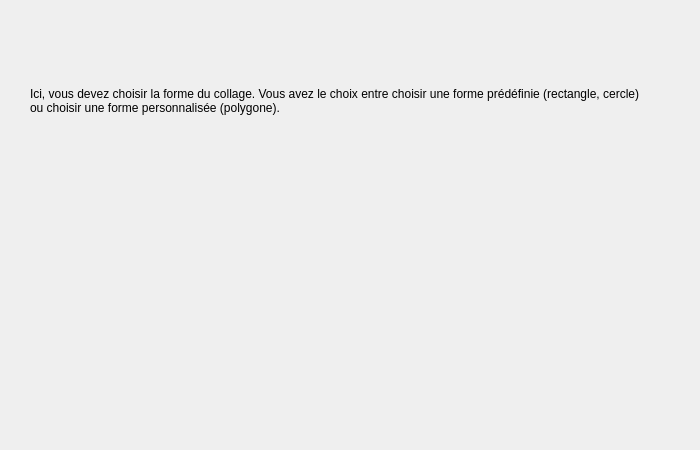
<?xml version="1.0" encoding="UTF-8"?>
<ui version="4.0">
 <class>ShapeWizardPage</class>
 <widget class="QWidget" name="ShapeWizardPage">
  <property name="geometry">
   <rect>
    <x>0</x>
    <y>0</y>
    <width>700</width>
    <height>450</height>
   </rect>
  </property>
  <property name="windowTitle">
   <string>Form</string>
  </property>
  <widget class="Shape" name="widgetShape" native="true">
   <property name="geometry">
    <rect>
     <x>30</x>
     <y>150</y>
     <width>326</width>
     <height>128</height>
    </rect>
   </property>
  </widget>
  <widget class="QLabel" name="label">
   <property name="geometry">
    <rect>
     <x>30</x>
     <y>50</y>
     <width>621</width>
     <height>101</height>
    </rect>
   </property>
   <property name="font">
    <font>
     <pointsize>9</pointsize>
    </font>
   </property>
   <property name="text">
    <string>Ici, vous devez choisir la forme du collage. Vous avez le choix entre choisir une forme prédéfinie (rectangle, cercle) ou choisir une forme personnalisée (polygone).</string>
   </property>
   <property name="wordWrap">
    <bool>true</bool>
   </property>
  </widget>
 </widget>
 <customwidgets>
  <customwidget>
   <class>Shape</class>
   <extends>QWidget</extends>
   <header location="global">shape.h</header>
   <container>1</container>
  </customwidget>
 </customwidgets>
 <resources/>
 <connections/>
</ui>
